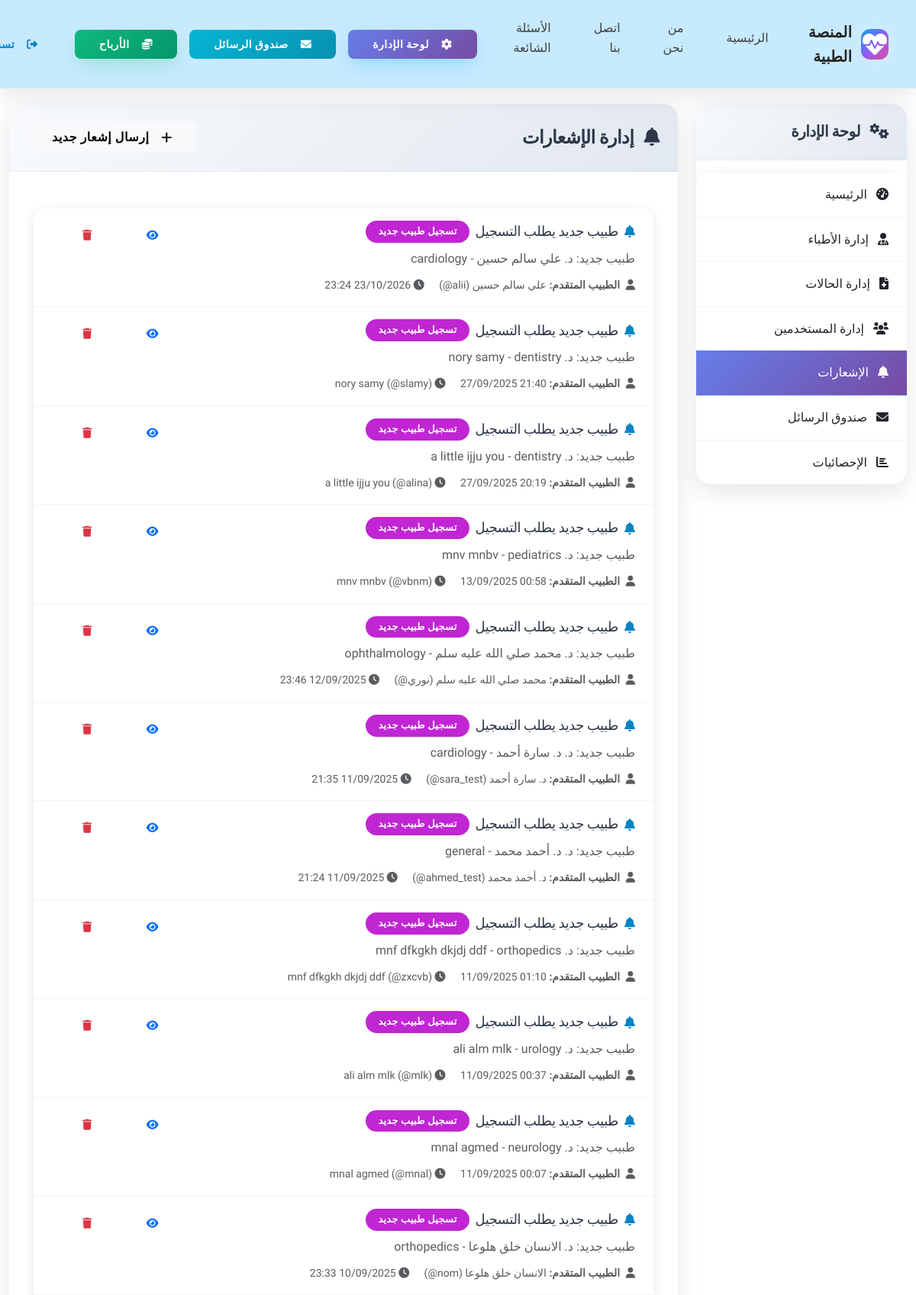
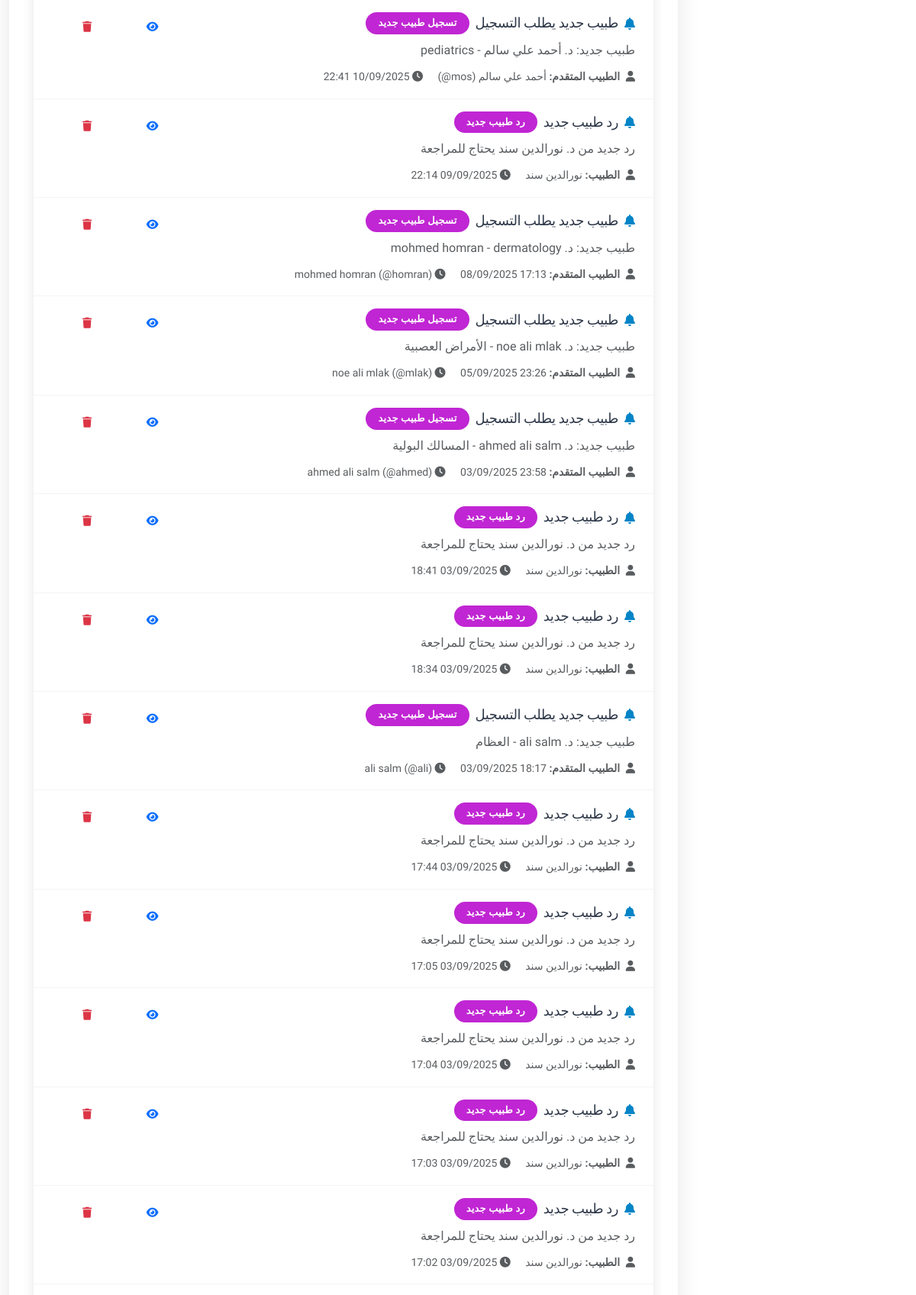
Screenshot of /admin-panel/notifications/ (signed in, upper part) with the database file from the repository (2 pictures, top to bottom).
### admin_panel/models.py (models this page shows, shortened)
class AdminNotification(models.Model):
    NOTIFICATION_TYPES = (
        ('doctor_registration', 'تسجيل طبيب جديد'),
        ('doctor_response', 'رد طبيب جديد'),
        ('doctor_message', 'رسالة من طبيب'),
        ('patient_complaint', 'شكوى مريض'),
        ('doctor_complaint', 'شكوى طبيب'),
        ('system', 'إشعار نظام'),
        ('general', 'عام'),
    )
    title = models.CharField(max_length=200)
    message = models.TextField()
    notification_type = models.CharField(max_length=20, choices=NOTIFICATION_TYPES, default='general')
    is_read = models.BooleanField(default=False)
    related_doctor = models.ForeignKey('doctors.Doctor', on_delete=models.CASCADE, null=True, blank=True)
    related_patient = models.ForeignKey('patients.Patient', on_delete=models.CASCADE, null=True, blank=True)
    related_case = models.ForeignKey('patients.MedicalCase', on_delete=models.CASCADE, null=True, blank=True)
    related_response = models.ForeignKey('patients.DoctorResponse', on_delete=models.CASCADE, null=True, blank=True)
    created_by = models.ForeignKey(User, on_delete=models.CASCADE, null=True, blank=True)
    created_at = models.DateTimeField(auto_now_add=True)
    updated_at = models.DateTimeField(auto_now=True)
    class Meta:
        verbose_name = 'إشعار إداري'
        verbose_name_plural = 'الإشعارات الإدارية'
        ordering = ['-created_at']

### doctors/models.py (models this page shows, shortened)
class Doctor(models.Model):
    SPECIALIZATION_CHOICES = (
        ('general', 'طب عام'),
        ('cardiology', 'أمراض القلب'),
        ('dermatology', 'الأمراض الجلدية'),
        ('neurology', 'الأمراض العصبية'),
        ('orthopedics', 'العظام'),
        ('pediatrics', 'طب الأطفال'),
        ('psychiatry', 'الطب النفسي'),
        ('gynecology', 'أمراض النساء'),
        ('urology', 'المسالك البولية'),
        ('ophthalmology', 'طب العيون'),
        ('ent', 'الأنف والأذن والحنجرة'),
        ('dentistry', 'طب الأسنان'),
    )
    STATUS_CHOICES = (
        ('pending', 'قيد المراجعة'),
        ('approved', 'مقبول'),
        ('rejected', 'مرفوض'),
    )
    user = models.OneToOneField(User, on_delete=models.CASCADE)
    specialization = models.CharField(max_length=20, choices=SPECIALIZATION_CHOICES)
    license_number = models.CharField(max_length=50, unique=True)
    license_image = models.ImageField(upload_to='doctor_licenses/')
    country = models.CharField(max_length=50)
    bio = models.TextField()
    experience_years = models.PositiveIntegerField(default=0)
    consultation_fee = models.DecimalField(max_digits=10, decimal_places=2, default=100.00, verbose_name="رسوم الاستشارة")
    emergency_fee = models.DecimalField(max_digits=10, decimal_places=2, default=200.00, verbose_name="رسوم الطوارئ")
    follow_up_fee = models.DecimalField(max_digits=10, decimal_places=2, default=75.00, verbose_name="رسوم المتابعة")
    currency = models.CharField(max_length=3, default='SAR', verbose_name="العملة")
    accepts_insurance = models.BooleanField(default=False, verbose_name="يقبل التأمين")
    rating = models.DecimalField(max_digits=3, decimal_places=2, default=0.00)
    total_reviews = models.PositiveIntegerField(default=0)
    status = models.CharField(max_length=10, choices=STATUS_CHOICES, default='pending')
    is_available = models.BooleanField(default=True)
    preferred_language = models.CharField(max_length=2, choices=[('ar', 'العربية'), ('en', 'English')], default='ar', verbose_name="اللغة المفضلة")
    created_at = models.DateTimeField(auto_now_add=True)
    updated_at = models.DateTimeField(auto_now=True)
    class Meta:
        verbose_name = 'طبيب'
        verbose_name_plural = 'الأطباء'

### accounts/models.py (models this page shows, shortened)
class CustomUser(AbstractUser):
    USER_TYPE_CHOICES = (
        ('patient', 'مريض'),
        ('doctor', 'طبيب'),
        ('admin', 'مشرف'),
    )
    user_type = models.CharField(max_length=10, choices=USER_TYPE_CHOICES, default='patient')
    phone_number = models.CharField(max_length=15, blank=True, null=True)
    profile_picture = models.ImageField(upload_to='profile_pics/', blank=True, null=True)
    is_verified = models.BooleanField(default=False)
    created_at = models.DateTimeField(auto_now_add=True)
    updated_at = models.DateTimeField(auto_now=True)

### admin_panel/views/__init__.py (the view)
# urls.py: path('notifications/', views.NotificationsView.as_view(), name='notifications'),
class NotificationsView(AdminRequiredMixin, TemplateView):
    template_name = 'admin_panel/notifications.html'
    def get_context_data(self, **kwargs):
        context = super().get_context_data(**kwargs)
        context['notifications'] = AdminNotification.objects.select_related(
            'created_by',
            'related_patient__user',
            'related_doctor__user',
            'related_case',
            'related_response',
        ).order_by('-created_at')
        return context

### templates/admin_panel/notifications.html (shortened to what this page needs)
{% extends 'base.html' %}
{% load i18n %}
{% block content %}
<div class="container-fluid py-4">
    <div class="row">
        <div class="col-md-3">
            <div class="card">
                <div class="card-header bg-primary text-white">
                    <h5 class="mb-0">
                        <i class="fas fa-cogs me-2"></i>
                        {% trans "لوحة الإدارة" %}
                    </h5>
                </div>
                <div class="list-group list-group-flush">
                    <a href="{% url 'admin_panel:dashboard' %}" class="list-group-item list-group-item-action">
                        <i class="fas fa-tachometer-alt me-2"></i>
                        {% trans "الرئيسية" %}
                    </a>
                    <a href="{% url 'admin_panel:manage_doctors' %}" class="list-group-item list-group-item-action">
                        <i class="fas fa-user-md me-2"></i>
                        {% trans "إدارة الأطباء" %}
                    </a>
                    <a href="{% url 'admin_panel:manage_cases' %}" class="list-group-item list-group-item-action">
                        <i class="fas fa-file-medical me-2"></i>
                        {% trans "إدارة الحالات" %}
                    </a>
                    <a href="{% url 'admin_panel:manage_users' %}" class="list-group-item list-group-item-action">
                        <i class="fas fa-users me-2"></i>
                        {% trans "إدارة المستخدمين" %}
                    </a>
                    <a href="{% url 'admin_panel:notifications' %}" class="list-group-item list-group-item-action active">
                        <i class="fas fa-bell me-2"></i>
                        {% trans "الإشعارات" %}
                    </a>
                    <a href="{% url 'admin_panel:messages' %}" class="list-group-item list-group-item-action">
                        <i class="fas fa-envelope me-2"></i>
                        صندوق الرسائل
                    </a>
                    <a href="{% url 'admin_panel:statistics' %}" class="list-group-item list-group-item-action">
                        <i class="fas fa-chart-bar me-2"></i>
                        {% trans "الإحصائيات" %}
                    </a>
                </div>
            </div>
        </div>
        <div class="col-md-9">
            <div class="card">
                <div class="card-header bg-info text-white d-flex justify-content-between align-items-center">
                    <h4 class="mb-0">
                        <i class="fas fa-bell me-2"></i>
                        {% trans "إدارة الإشعارات" %}
                    </h4>
                    <a href="{% url 'admin_panel:send_notification' %}" class="btn btn-light">
                        <i class="fas fa-plus me-2"></i>
                        {% trans "إرسال إشعار جديد" %}
                    </a>
                </div>
                <div class="card-body">
                    {% if notifications %}
                        <div class="list-group">
                            {% for notification in notifications %}
                            <div class="list-group-item">
                                <div class="d-flex w-100 justify-content-between align-items-start">
                                    <div class="flex-grow-1">
                                        <div class="d-flex align-items-center mb-2">
                                            {% if notification.notification_type == 'info' %}
                                                <i class="fas fa-info-circle text-info me-2"></i>
                                            {% elif notification.notification_type == 'warning' %}
                                                <i class="fas fa-exclamation-triangle text-warning me-2"></i>
                                            {% elif notification.notification_type == 'success' %}
                                                <i class="fas fa-check-circle text-success me-2"></i>
                                            {% elif notification.notification_type == 'error' %}
                                                <i class="fas fa-times-circle text-danger me-2"></i>
                                            {% else %}
                                                <i class="fas fa-bell text-primary me-2"></i>
                                            {% endif %}
                                            <h6 class="mb-0">{{ notification.title }}</h6>
                                            <span class="badge bg-secondary ms-2">
                                                {{ notification.get_notification_type_display }}
                                            </span>
                                        </div>
                                        <p class="mb-2 text-muted">{{ notification.message|truncatechars:100 }}</p>
                                        <small class="text-muted">
                                            <i class="fas fa-user me-1"></i>
                                            {% if notification.notification_type == 'doctor_registration' %}
                                                <strong>{% trans "الطبيب المتقدم" %}:</strong>
                                                {% if notification.related_doctor %}
                                                    {{ notification.related_doctor.user.first_name }} {{ notification.related_doctor.user.last_name }}
                                                    <span dir="ltr">(@{{ notification.related_doctor.user.username }})</span>
                                                {% endif %}
                                            {% elif notification.notification_type == 'doctor_response' %}
                                                <strong>{% trans "الطبيب" %}:</strong>
                                                {% if notification.related_doctor %}
                                                    {{ notification.related_doctor.user.first_name }} {{ notification.related_doctor.user.last_name }}
                                                    <span dir="ltr">(@{{ notification.related_doctor.user.username }})</span>
                                                {% else %}
                                                    {{ notification.created_by.first_name }} {{ notification.created_by.last_name }}
                                                {% endif %}
                                            {% elif notification.notification_type == 'patient_complaint' or notification.notification_type == 'doctor_complaint' %}
                                                <strong>{% trans "مرسل الشكوى" %}:</strong>
                                                {{ notification.created_by.first_name }} {{ notification.created_by.last_name }}
                                                <span dir="ltr">(@{{ notification.created_by.username }})</span>
                                            {% endif %}
                                            <i class="fas fa-clock me-1 ms-3"></i>
                                            {{ notification.created_at|date:"d/m/Y H:i" }}
                                        </small>
                                    </div>
                                    <div class="btn-group" role="group">
                                        <button type="button" class="btn btn-sm btn-outline-primary"
                                                data-bs-toggle="modal" data-bs-target="#notificationModal{{ notification.id }}"
                                                title="{% trans 'عرض التفاصيل' %}">
                                            <i class="fas fa-eye"></i>
                                        </button>
                                        <button type="button" class="btn btn-sm btn-outline-danger"
                                                title="{% trans 'حذف' %}">
                                            <i class="fas fa-trash"></i>
                                        </button>
                                    </div>
                                </div>
                            </div>
                            {% endfor %}
                        </div>
                    {% endif %}
                </div>
            </div>
        </div>
    </div>
</div>
{% endblock %}

### rows the page displays
AdminNotification: title "طبيب جديد يطلب التسجيل", notification_type "تسجيل طبيب جديد", message "طبيب جديد: د. علي سالم حسين - cardiology", related_doctor.user.first_name "علي", related_doctor.user.last_name "سالم حسين", related_doctor.user.username "alii", created_at "23/10/2026 23:24"
AdminNotification: title "طبيب جديد يطلب التسجيل", notification_type "تسجيل طبيب جديد", message "طبيب جديد: د. nory samy - dentistry", related_doctor.user.first_name "nory", related_doctor.user.last_name "samy", related_doctor.user.username "slamy", created_at "27/09/2025 21:40"
AdminNotification: title "طبيب جديد يطلب التسجيل", notification_type "تسجيل طبيب جديد", message "طبيب جديد: د. a little ijju you - dentistry", related_doctor.user.first_name "a", related_doctor.user.last_name "little ijju you", related_doctor.user.username "alina", created_at "27/09/2025 20:19"
AdminNotification: title "طبيب جديد يطلب التسجيل", notification_type "تسجيل طبيب جديد", message "طبيب جديد: د. mnv mnbv - pediatrics", related_doctor.user.first_name "mnv", related_doctor.user.last_name "mnbv", related_doctor.user.username "vbnm", created_at "13/09/2025 00:58"
AdminNotification: title "طبيب جديد يطلب التسجيل", notification_type "تسجيل طبيب جديد", message "طبيب جديد: د. محمد صلي الله عليه سلم - ophthalmology", related_doctor.user.first_name "محمد", related_doctor.user.last_name "صلي الله عليه سلم", related_doctor.user.username "نوري", created_at "12/09/2025 23:46"
AdminNotification: title "طبيب جديد يطلب التسجيل", notification_type "تسجيل طبيب جديد", message "طبيب جديد: د. د. سارة أحمد - cardiology", related_doctor.user.first_name "د.", related_doctor.user.last_name "سارة أحمد", related_doctor.user.username "sara_test", created_at "11/09/2025 21:35"
AdminNotification: title "طبيب جديد يطلب التسجيل", notification_type "تسجيل طبيب جديد", message "طبيب جديد: د. د. أحمد محمد - general", related_doctor.user.first_name "د.", related_doctor.user.last_name "أحمد محمد", related_doctor.user.username "ahmed_test", created_at "11/09/2025 21:24"
AdminNotification: title "طبيب جديد يطلب التسجيل", notification_type "تسجيل طبيب جديد", message "طبيب جديد: د. mnf dfkgkh dkjdj ddf - orthopedics", related_doctor.user.first_name "mnf", related_doctor.user.last_name "dfkgkh dkjdj ddf", related_doctor.user.username "zxcvb", created_at "11/09/2025 01:10"
AdminNotification: title "طبيب جديد يطلب التسجيل", notification_type "تسجيل طبيب جديد", message "طبيب جديد: د. ali alm mlk - urology", related_doctor.user.first_name "ali", related_doctor.user.last_name "alm mlk", related_doctor.user.username "mlk", created_at "11/09/2025 00:37"
AdminNotification: title "طبيب جديد يطلب التسجيل", notification_type "تسجيل طبيب جديد", message "طبيب جديد: د. mnal agmed - neurology", related_doctor.user.first_name "mnal", related_doctor.user.last_name "agmed", related_doctor.user.username "mnal", created_at "11/09/2025 00:07"
AdminNotification: title "طبيب جديد يطلب التسجيل", notification_type "تسجيل طبيب جديد", message "طبيب جديد: د. الانسان خلق هلوعا - orthopedics", related_doctor.user.first_name "الانسان", related_doctor.user.last_name "خلق هلوعا", related_doctor.user.username "nom", created_at "10/09/2025 23:33"
AdminNotification: title "طبيب جديد يطلب التسجيل", notification_type "تسجيل طبيب جديد", message "طبيب جديد: د. أحمد علي سالم - pediatrics", related_doctor.user.first_name "أحمد", related_doctor.user.last_name "علي سالم", related_doctor.user.username "mos", created_at "10/09/2025 22:41"
AdminNotification: title "رد طبيب جديد", notification_type "رد طبيب جديد", message "رد جديد من د. نورالدين سند يحتاج للمراجعة", created_by.first_name "نورالدين", created_by.last_name "سند", created_at "09/09/2025 22:14"
AdminNotification: title "طبيب جديد يطلب التسجيل", notification_type "تسجيل طبيب جديد", message "طبيب جديد: د. mohmed homran - dermatology", related_doctor.user.first_name "mohmed", related_doctor.user.last_name "homran", related_doctor.user.username "homran", created_at "08/09/2025 17:13"
AdminNotification: title "طبيب جديد يطلب التسجيل", notification_type "تسجيل طبيب جديد", message "طبيب جديد: د. noe ali mlak - الأمراض العصبية", related_doctor.user.first_name "noe", related_doctor.user.last_name "ali mlak", related_doctor.user.username "mlak", created_at "05/09/2025 23:26"
AdminNotification: title "طبيب جديد يطلب التسجيل", notification_type "تسجيل طبيب جديد", message "طبيب جديد: د. ahmed ali salm - المسالك البولية", related_doctor.user.first_name "ahmed", related_doctor.user.last_name "ali salm", related_doctor.user.username "ahmed", created_at "03/09/2025 23:58"
AdminNotification: title "رد طبيب جديد", notification_type "رد طبيب جديد", message "رد جديد من د. نورالدين سند يحتاج للمراجعة", created_by.first_name "نورالدين", created_by.last_name "سند", created_at "03/09/2025 18:41"
AdminNotification: title "رد طبيب جديد", notification_type "رد طبيب جديد", message "رد جديد من د. نورالدين سند يحتاج للمراجعة", created_by.first_name "نورالدين", created_by.last_name "سند", created_at "03/09/2025 18:34"
AdminNotification: title "طبيب جديد يطلب التسجيل", notification_type "تسجيل طبيب جديد", message "طبيب جديد: د. ali salm - العظام", related_doctor.user.first_name "ali", related_doctor.user.last_name "salm", related_doctor.user.username "ali", created_at "03/09/2025 18:17"
AdminNotification: title "رد طبيب جديد", notification_type "رد طبيب جديد", message "رد جديد من د. نورالدين سند يحتاج للمراجعة", created_by.first_name "نورالدين", created_by.last_name "سند", created_at "03/09/2025 17:44"
AdminNotification: title "رد طبيب جديد", notification_type "رد طبيب جديد", message "رد جديد من د. نورالدين سند يحتاج للمراجعة", created_by.first_name "نورالدين", created_by.last_name "سند", created_at "03/09/2025 17:05"
AdminNotification: title "رد طبيب جديد", notification_type "رد طبيب جديد", message "رد جديد من د. نورالدين سند يحتاج للمراجعة", created_by.first_name "نورالدين", created_by.last_name "سند", created_at "03/09/2025 17:04"
AdminNotification: title "رد طبيب جديد", notification_type "رد طبيب جديد", message "رد جديد من د. نورالدين سند يحتاج للمراجعة", created_by.first_name "نورالدين", created_by.last_name "سند", created_at "03/09/2025 17:03"
AdminNotification: title "رد طبيب جديد", notification_type "رد طبيب جديد", message "رد جديد من د. نورالدين سند يحتاج للمراجعة", created_by.first_name "نورالدين", created_by.last_name "سند", created_at "03/09/2025 17:02"
